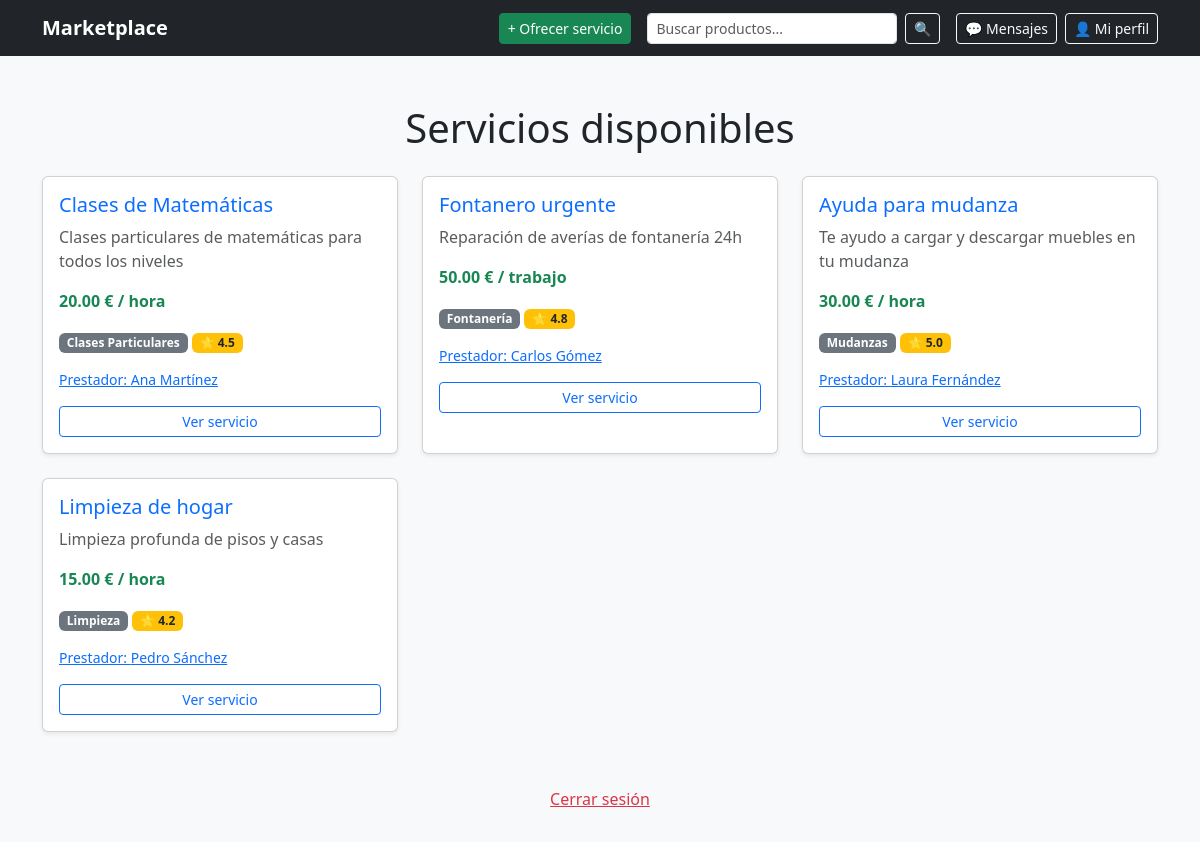
/VISTA/home.php (signed in), run on the app's committed database.
### tables this page shows
CREATE TABLE `servicios` (
  `id` int(11) NOT NULL,
  `prestador_id` int(11) NOT NULL,
  `categoria_id` int(11) NOT NULL,
  `titulo` varchar(200) NOT NULL,
  `descripcion` text NOT NULL,
  `precio` decimal(10,2) NOT NULL,
  `unidad_cobro` enum('hora','dia','trabajo','sesion','proyecto') NOT NULL DEFAULT 'trabajo',
  `duracion_estimada` varchar(50) DEFAULT NULL,
  `ubicacion` varchar(150) DEFAULT NULL,
  `latitud` decimal(10,7) DEFAULT NULL,
  `longitud` decimal(10,7) DEFAULT NULL,
  `tags` text DEFAULT NULL,
  `valoracion_media` decimal(2,1) DEFAULT 0.0,
  `fecha_publicacion` datetime NOT NULL,
  `fecha_actualizacion` datetime DEFAULT NULL,
  `activo` tinyint(1) NOT NULL DEFAULT 1
);

CREATE TABLE `categorias_servicio` (
  `id` int(11) NOT NULL,
  `nombre` varchar(100) NOT NULL,
  `descripcion` text DEFAULT NULL,
  `slug` varchar(100) NOT NULL,
  `fecha_creacion` datetime NOT NULL
);

CREATE TABLE `usuarios` (
  `id` int(11) NOT NULL,
  `nombre` varchar(100) NOT NULL,
  `email` varchar(100) NOT NULL,
  `contraseña_hash` varchar(255) NOT NULL,
  `ubicacion` varchar(150) DEFAULT NULL,
  `avatar_url` varchar(255) DEFAULT NULL,
  `es_administrador` tinyint(1) NOT NULL DEFAULT 0,
  `fecha_registro` datetime NOT NULL,
  `tiempo_respuesta` int(11) DEFAULT NULL
);

### controladores/servicioController.php (called while the page is built, shortened)
<?php
require_once "../modelo/servicioModelo.php";
class ServicioController {
    private $conexion;
    public function __construct($conexion) {
        $this->conexion = $conexion;
    }
    public function buscar($texto) {
        $modelo = new ServicioModelo($this->conexion);
        if ($texto !== '') {
            return $modelo->buscarServicios($texto);
        } else {
            return $modelo->getServicios();
        }
    }
}

### modelo/servicioModelo.php (called while the page is built, shortened)
<?php
class ServicioModelo {
    private PDO $conexion;
    public function __construct(PDO $conexion) {
        $this->conexion = $conexion;
    }
    public function getServicios(): array {
        $stmt = $this->conexion->query(
            "SELECT s.*, cs.nombre AS categoria_nombre, u.nombre AS prestador
             FROM servicios s
             JOIN categorias_servicio cs ON s.categoria_id = cs.id
             JOIN usuarios u ON s.prestador_id = u.id
             WHERE s.activo = 1"
        );
        return $stmt->fetchAll();
    }
}

### vista/home.php (the view, shortened to what this page needs)
<?php
require_once "../controladores/usuarioController.php";
require_once "../controladores/servicioController.php";
$servicioController = new ServicioController($conexion);
$servicios = $servicioController->buscar($_GET['buscar'] ?? '');
?>
<!DOCTYPE html>
<html lang="es">
<head>
    <link href="https://cdn.jsdelivr.net/npm/bootstrap@5.3.2/dist/css/bootstrap.min.css" rel="stylesheet">
</head>
<body class="bg-light">
<nav class="navbar navbar-expand-lg navbar-dark bg-dark">
    <div class="container">
        <a class="navbar-brand fw-bold" href="home.php">Marketplace</a>
        <div class="d-flex gap-2 ms-auto align-items-center">
            <a href="subirServicio.php" class="btn btn-success btn-sm">+ Ofrecer servicio</a>
            <form action="home.php" method="GET" class="d-flex mx-2">
                <input type="text" name="buscar" class="form-control form-control-sm me-2" placeholder="Buscar productos..." value="<?php echo htmlspecialchars($_GET['buscar'] ?? ''); ?>" style="width: 250px;">
                <button type="submit" class="btn btn-outline-light btn-sm">🔍</button>
            </form>
            <a href="chat.php" class="btn btn-outline-light btn-sm position-relative">
                💬 Mensajes
            </a>
            <a href="perfil.php" class="btn btn-outline-light btn-sm">👤 Mi perfil</a>
        </div>
    </div>
</nav>
<div class="container mt-5">
    <h1 class="text-center mb-4">Servicios disponibles</h1>
    <div class="row">
        <?php foreach ($servicios as $servicio): ?>
            <div class="col-md-4 mb-4">
                <div class="card shadow-sm h-100">
                    <div class="card-body">
                        <h5 class="card-title">
                            <a href="servicio.php?id=<?php echo $servicio['id']; ?>" class="text-decoration-none">
                                <?php echo htmlspecialchars($servicio['titulo']); ?>
                            </a>
                        </h5>
                        <p class="card-text text-muted">
                            <?php echo htmlspecialchars($servicio['descripcion']); ?>
                        </p>
                        <p class="fw-bold text-success">
                            <?php echo number_format($servicio['precio'], 2); ?> € /
                            <?php echo htmlspecialchars($servicio['unidad_cobro']); ?>
                        </p>
                        <p>
                            <span class="badge bg-secondary">
                                <?php echo htmlspecialchars($servicio['categoria_nombre']); ?>
                            </span>
                            <span class="badge bg-warning text-dark">
                                ⭐ <?php echo $servicio['valoracion_media']; ?>
                            </span>
                        </p>
                        <p class="text-muted small">
                            <a href="verUsuarios.php?id=<?php echo $servicio['prestador_id']; ?>">
                                Prestador: <?php echo htmlspecialchars($servicio['prestador']); ?>
                            </a>
                        </p>
                        <a href="servicio.php?id=<?php echo $servicio['id']; ?>"
                           class="btn btn-sm btn-outline-primary w-100">Ver servicio</a>
                    </div>
                </div>
            </div>
        <?php endforeach; ?>
    </div>
</div>
<div class="container text-center py-4">
    <a href="../controladores/logout.php" class="btn btn-link text-danger">Cerrar sesión</a>
</div>
</body>
</html>

### data on the page
servicios: titulo "Clases de Matemáticas", descripcion "Clases particulares de matemáticas para todos los niveles", precio "20.00", unidad_cobro "hora", categoria.nombre "Clases Particulares", valoracion_media "4.5", prestador.nombre "Ana Martínez"
servicios: titulo "Fontanero urgente", descripcion "Reparación de averías de fontanería 24h", precio "50.00", unidad_cobro "trabajo", categoria.nombre "Fontanería", valoracion_media "4.8", prestador.nombre "Carlos Gómez"
servicios: titulo "Ayuda para mudanza", descripcion "Te ayudo a cargar y descargar muebles en tu mudanza", precio "30.00", unidad_cobro "hora", categoria.nombre "Mudanzas", valoracion_media "5.0", prestador.nombre "Laura Fernández"
servicios: titulo "Limpieza de hogar", descripcion "Limpieza profunda de pisos y casas", precio "15.00", unidad_cobro "hora", categoria.nombre "Limpieza", valoracion_media "4.2", prestador.nombre "Pedro Sánchez"
